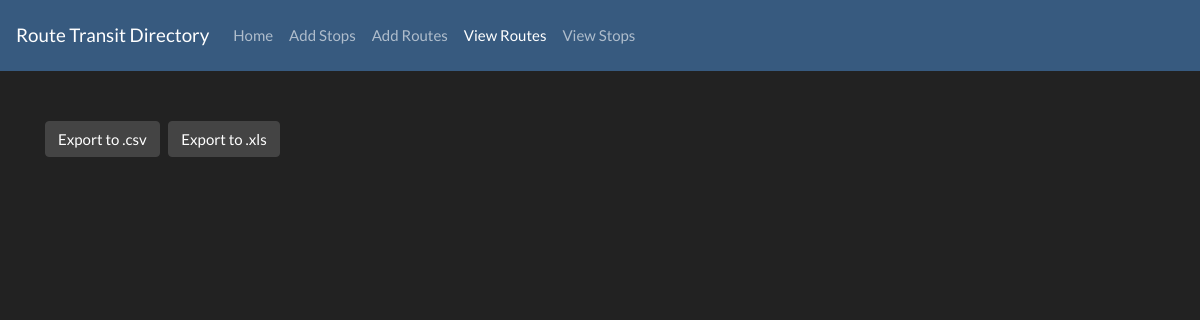
/views/, run on an earlier commit of the app's database.
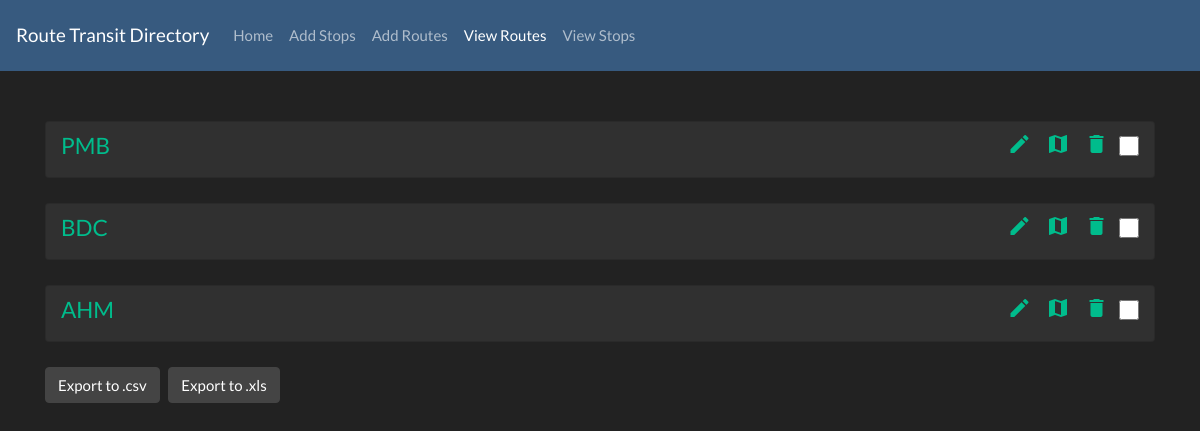
And on a later commit of the database.
### RoutesAndStops/models.py (models this page shows)
class Route(models.Model):
    DIRECTION_CHOICES = [
        ("UP", "UP"),
        ("Down", "Down")
    ]
    STATUS_CHOICES = [
        ("Active", "Active"),
        ("Inactive", "Inactive")
    ]
    TYPE_CHOICES = [
        ("AC", "AC"),
        ("General", "General")
    ]
    name = models.CharField(verbose_name="Route Name", unique=True, blank=False, null=False, max_length=50)
    direction = models.CharField(verbose_name="Direction", null=False, blank=False, choices=DIRECTION_CHOICES, max_length=10)
    status = models.CharField(verbose_name="Status", null=False, blank=False, choices=STATUS_CHOICES, max_length=10)
    list_of_stops = models.TextField(verbose_name="Stops", null=False, blank=False)
    type = models.CharField(verbose_name="Type", null=False, blank=False, choices=TYPE_CHOICES, max_length=10)

### RoutesAndStops/views.py (the view)
# urls.py: 2. Add a URL to urlpatterns:  path('', views.home, name='home')
def views(request):
    try:
        context = dict()
        context['Routes'] = Facade.get_all_routes()
        return render(request, 'RoutesAndStops/Routes/views.html', context=context)
    except Exception as e:
        print(e)

### RoutesAndStops/Facade.py (called while the page is built)
    @classmethod
    def get_all_routes(cls):
        routes = Route.objects.all()
        for route in routes:
            route.list_of_stops = route.list_of_stops.split(',')
        return routes

### templates/RoutesAndStops/Routes/views.html (shortened to what this page needs)
{% extends 'base.html' %}
{% block content %}
{% load crispy_forms_tags %}
<div class="container">
    <div class="panel-group" id="accordion">
    <form action="/get_multiple_routes/" method="post">
        {% for route in Routes %}
        <div class="card" style="padding: 10px 15px 10px 15px; margin-bottom: 25px;">
            <div class="panel panel-default">
                <div class="panel-heading" style="display: flex; justify-content: space-between">
                        <div>
                            <a data-toggle="collapse" data-parent="#accordion" href="#collapse{{ route.id }}">
                                <h4 class="panel-title" >
                                    {{ route.name }}
                                </h4>
                            </a>
                        </div>
                        <div style="justify-content: space-between; display: flex">
                            <span style="margin-right: 15px">
                                <a href="/routes/{{ route.id }}"><i class="material-icons" title="Edit Route">edit</i></a>&nbsp;&nbsp;&nbsp;&nbsp;
                                <a href="/get_map/{{ route.id }}"><i class="material-icons" title="Show on Map">map</i></a>&nbsp;&nbsp;&nbsp;&nbsp;
                                <a href="/delete/{{ route.id }}"><i class="material-icons" title="Delete Route">delete</i></a>&nbsp;&nbsp;&nbsp;&nbsp;
                            </span>
                            <span style="margin-left: 4px">
                                <input type="checkbox" class="form-check-input list_of_routes" name="list_of_routes" title="Show Multiple Routes" value="{{ route.id }}" onclick="check_count()" style="width: 20px; height: 20px">
                            </span>
                        </div>
                </div>
            </div>
        </div>
        {% endfor %}
    <div  style="display: flex; justify-content: space-between">
        <div>
            <a href="{% url 'export_routes' 'csv' %}" class="btn btn-secondary">Export to .csv</a>&nbsp;&nbsp;&nbsp;<a href="{% url 'export_routes' 'xls' %}" class="btn btn-secondary">Export to .xls</a>
        </div>
    </div>
    </form>
    </div>
</div>
{% endblock %}

What changed in the data, as far as the page shows it:
added Route: name "PMB"
added Route: name "BDC"
added Route: name "AHM"
